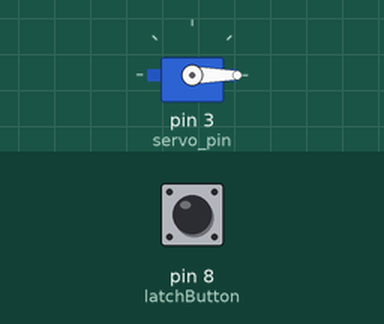
The sketch below on a simulated Arduino Uno, built with avr-gcc and run on an emulated ATmega328P. Parts: servo. The inputs (shaded band) are chosen by the test bench; at power-on: pin 8 (latchButton) HIGH.

Above: at 1.2 s.
1.3 s: pin 8 (latchButton) pulled LOW for 0.15 s
At 3.0 s:
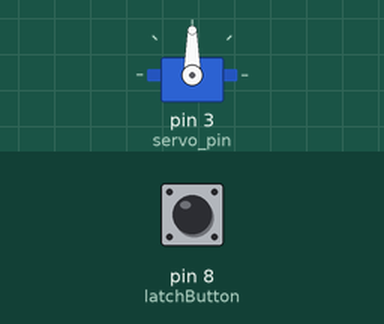
At 6.5 s:
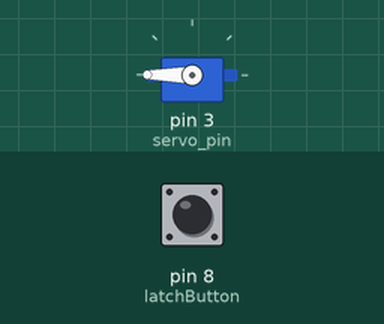
Timing chart, 0 to 13.3 s (numbered marks = the images above; inputs shaded):
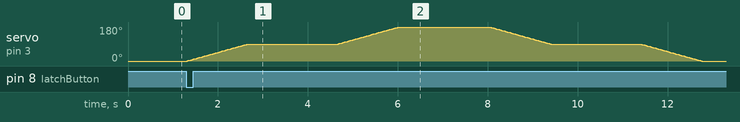

Measured:
- after the input at 1.3 s, servo on pin 3 (servo_pin): rises from 0° to 180° in 4.7 s, then falls to 0° in 6.7 s

The sketch:

ServoMotor.ino
```cpp
// Demo code for servo motor tutorial
// ProStrain Technologies
// By Zharif Zubaidi
// Please contact us at info@prostrain.com.my if you have any inquiries.

#include <Servo.h>

Servo servo_1; // servo controller (multiple can exist)
//Pin declaration
const int servo_pin = 3; // PWM pin for servo control
const int latchButton = 8;
//Variable declaration
int pos = 0;    // servo starting position

void setup() {
  servo_1.attach(servo_pin); // start servo control
  servo_1.write(-10);
  pinMode(latchButton,INPUT_PULLUP);
}

void loop() {
  if(digitalRead(latchButton)==LOW){
    // Move from 0 deg to 180 deg
    for (pos = 0; pos <= 180; pos += 1) {
      // in steps of 1 degree
      servo_1.write(pos);              // tell servo to go to position in variable 'pos'
      delay(15); // delay to allow the servo to reach the desired position
      if (pos==90){
        delay(2000); //wait 2 seconds once positioned at 90 degrees
      }
    }
    delay(2000); // wait 2 seconds after reaching 180 degrees

    // Move from 0 deg to 180 deg
    for (pos = 180; pos >= 0; pos -= 1) {
      servo_1.write(pos);              // tell servo to go to position in variable 'pos'
      delay(15);
      if (pos==90){
        delay(2000); // wait 2 seconds once positioned at 90 degrees
      }
    }
    delay(2000); // wait 2 seconds after arriving back at 0 degrees
  }
}
```
